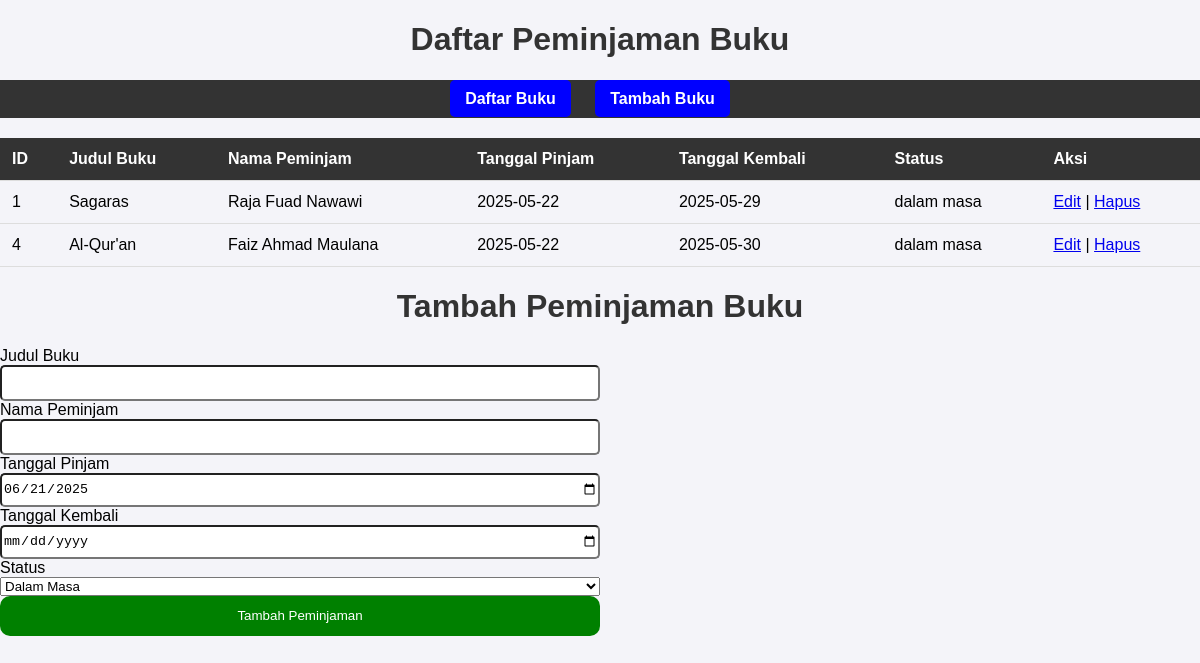
Page /peminjaman (signed in) on the committed database.
### tables this page shows
CREATE TABLE "Peminjaman" (
	"id"	INTEGER,
	"id_buku"	INTEGER NOT NULL,
	"nama_peminjam"	TEXT NOT NULL,
	"tanggal_pinjam"	TEXT NOT NULL,
	"tanggal_kembali"	TEXT NOT NULL,
	"status"	TEXT NOT NULL,
	PRIMARY KEY("id" AUTOINCREMENT),
	FOREIGN KEY("id_buku") REFERENCES "Buku"("Id")
);

CREATE TABLE "Buku" (
	"Id"	INTEGER,
	"Judul"	TEXT,
	"Penulis"	TEXT,
	"Tahun"	INTEGER,
	PRIMARY KEY("Id" AUTOINCREMENT)
);

### app.py (the view, shortened to what this page needs)
@app.route('/peminjaman', methods=['GET', 'POST'])
def peminjaman():
    if session.get('role') != 'admin':
        return "Akses hanya untuk admin."
    book_id = request.args.get('book_id', type=int)
    conn = get_db_connection()
    books = conn.execute('SELECT * FROM Buku').fetchall()
    selected_book = None
    if book_id:
        selected_book = conn.execute('SELECT * FROM Buku WHERE id = ?', (book_id,)).fetchone()
    peminjaman = conn.execute('''
        SELECT Peminjaman.id, Buku.judul, Peminjaman.nama_peminjam,
               Peminjaman.tanggal_pinjam, Peminjaman.tanggal_kembali, Peminjaman.status
        FROM Peminjaman
        JOIN Buku ON Peminjaman.id_buku = Buku.id
    ''').fetchall()
    current_date = date.today().isoformat()
    conn.close()
    return render_template('peminjaman.html',
                           peminjaman=peminjaman,
                           books=books,
                           selected_book=selected_book,
                           current_date=current_date)

### app.py (called while the page is built)
def get_db_connection():
    conn = sqlite3.connect('dbSqlite.db')
    conn.row_factory = sqlite3.Row
    print("Database Connected Successfully!")
    return conn

### Templates/peminjaman.html (shortened to what this page needs)
<!DOCTYPE html>
<html lang="id">
<head>
    <link rel="stylesheet" href="{{ url_for('static', filename='css/style.css') }}">
</head>
<body>
    <h1>Daftar Peminjaman Buku</h1>
    <nav>
        <ul>
            <li><a href="/">Daftar Buku</a></li>
            <li><a href="/add">Tambah Buku</a></li>
        </ul>
    </nav>
    <table>
        <thead>
            <tr>
                <th>ID</th>
                <th>Judul Buku</th>
                <th>Nama Peminjam</th>
                <th>Tanggal Pinjam</th>
                <th>Tanggal Kembali</th>
                <th>Status</th>
                <th>Aksi</th>
            </tr>
        </thead>
        <tbody>
            {% for pinjam in peminjaman %}
            <tr>
                <td>{{ pinjam.id }}</td>
                <td>{{ pinjam.judul }}</td>
                <td>{{ pinjam.nama_peminjam }}</td>
                <td>{{ pinjam.tanggal_pinjam }}</td>
                <td>{{ pinjam.tanggal_kembali }}</td>
                <td>{{ pinjam.status }}</td>
                <td>
                    <a href="/edit_peminjaman/{{ pinjam.id }}">Edit</a> |
                    <a href="/delete_peminjaman/{{ pinjam.id }}">Hapus</a>
                </td>
            </tr>
            {% endfor %}
        </tbody>
    </table>
    <h1>Tambah Peminjaman Buku</h1>
   <form action="{{ url_for('peminjaman') }}" method="POST">
    <label for="judul_buku">Judul Buku</label>
    <input type="text" id="judul_buku" name="judul_buku"
           value="{{ selected_book.judul if selected_book else '' }}" readonly>
    <label for="nama_peminjam">Nama Peminjam</label>
    <input type="text" id="nama_peminjam" name="nama_peminjam" required>
    <label for="tanggal_pinjam">Tanggal Pinjam</label>
    <input type="date" id="tanggal_pinjam" name="tanggal_pinjam" value="{{ current_date }}" required>
    <label for="tanggal_kembali">Tanggal Kembali</label>
    <input type="date" id="tanggal_kembali" name="tanggal_kembali" required>
    <label for="status">Status</label>
    <select id="status" name="status" required>
        <option value="dalam masa">Dalam Masa</option>
    </select>
    <button type="submit">Tambah Peminjaman</button>
</form>
</body>
</html>

### static/css/style.css (style rules this page uses)
body { font-family: Arial, sans-serif; background-color: #f4f4f9; margin: 0; padding: 0; }
nav { background-color: #333; padding: 10px 0; text-align: center; margin-bottom: 20px; }
nav ul { list-style-type: none; padding: 0; margin: 0; }
nav ul li { display: inline-block; margin-right: 20px; }
nav ul li a { text-decoration: none; color: white; font-weight: bold; padding: 10px 15px; border-radius: 5px; transition: background-color 0.3s; }
h1 { text-align: center; color: #333; }
table { width: 100%; border-collapse: collapse; margin-top: 20px; }
th, td { padding: 12px; text-align: left; border-bottom: 1px solid #ddd; }
th { background-color: #333; color: white; }
button { padding: 10px 20px; background-color: #4CAF50; color: white; border: none; border-radius: 5px; cursor: pointer; }
nav a { background-color: blue; }
form { display: flex; flex-direction: column; width: 50%; align-self: center; }
form input { height: 30px; border-radius: 5px; }
form button { height: 40px; background-color: green; color: white; border-radius: 10px; }

### rows in the picture
Peminjaman: id "1", judul "Sagaras", nama_peminjam "Raja Fuad Nawawi", tanggal_pinjam "2025-05-22", tanggal_kembali "2025-05-29", status "dalam masa"
Peminjaman: id "4", judul "Al-Qur'an", nama_peminjam "Faiz Ahmad Maulana", tanggal_pinjam "2025-05-22", tanggal_kembali "2025-05-30", status "dalam masa"
